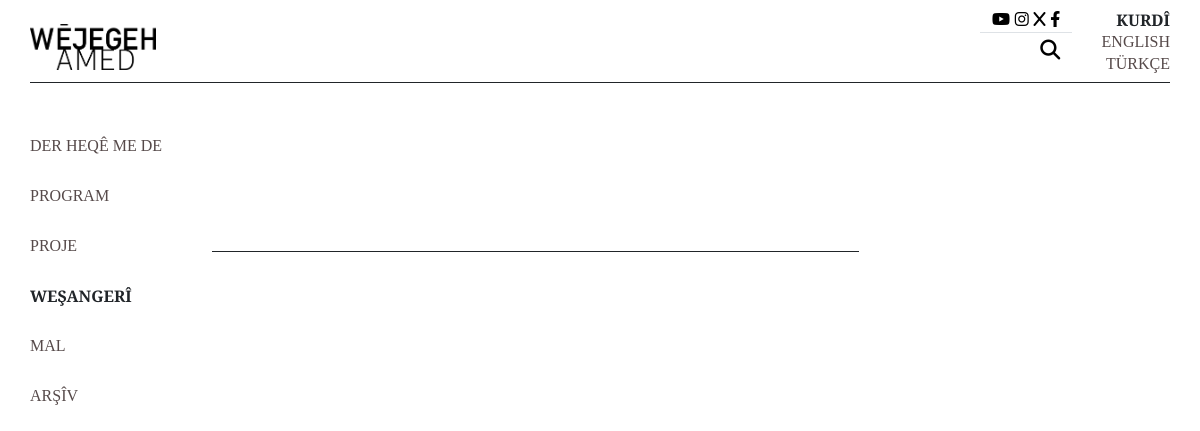
The page /kr/weşangerî on the database as committed earlier.
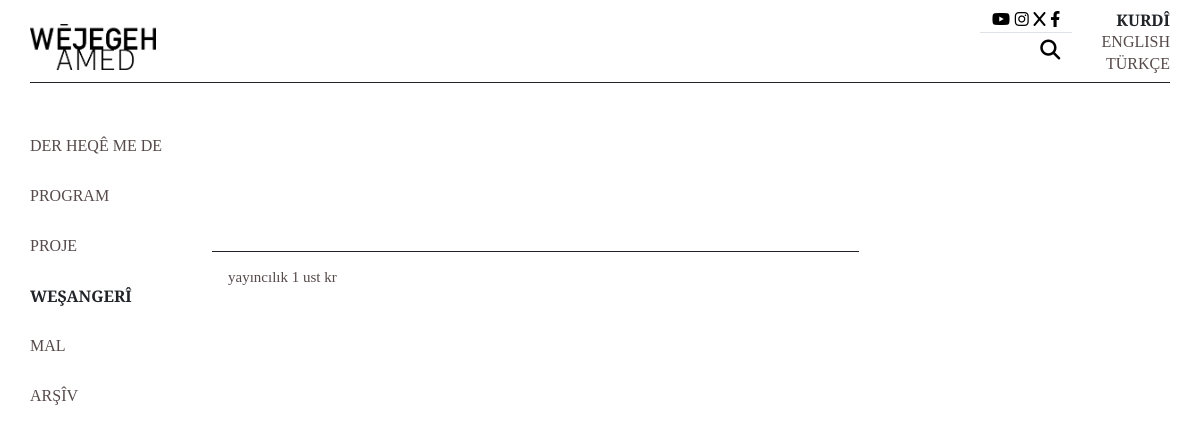
The same page on the database as committed later.
### wejegeh/models.py (models this page shows, shortened)
class Anasayfa(models.Model):
    BIRIM_CHOICES = [
        ('Ev', 'Ev'),
        ('Yayıncılık', 'Yayıncılık'),
    ]
    name = models.CharField(max_length=50, choices=BIRIM_CHOICES)
    baslik_tr = models.CharField(max_length=100,blank=True)
    baslik_ku = models.CharField(max_length=100,blank=True)
    baslik_en = models.CharField(max_length=100,blank=True)
    foto_tr = models.ImageField(upload_to='proje/fotoanasayfa',blank=True)
    foto_ku = models.ImageField(upload_to='proje/fotoanasayfa',blank=True)
    foto_en = models.ImageField(upload_to='proje/fotoanasayfa',blank=True)
    slug_tr = models.SlugField(default="", null=False, blank=True)
    slug_ku = models.SlugField(default="", null=False, blank=True)
    slug_en = models.SlugField(default="", null=False, blank=True)

### courseapp/context_processors.py (called while the page is built)
def takvim(request):
    veri =  Takvim.objects.all()
    return {
        'takvim': veri #Genel temlateye takvim ismi ile döndürdük
    }

def anasayfa(request):
    veri =  Anasayfa.objects.all()
    return {
        'anasayfa': veri #Genel temlateye anasayfa ismi ile döndürdük
    }

def photoss(request):
    veri =  Slide_index.objects.all()
    return {
        'photoss': veri #Genel temlateye photoss ismi ile döndürdük
    }

def program_anasayfa(request):
    veri = Program_Anasayfa.objects.all()
    return {
        'program_anasayfa': veri #Genel temlateye logo ismi ile döndürdük
    }

def logolar_anasayfa(request):
    veri =  Logos.objects.all()
    return {
        'logos': veri #Genel temlateye logo ismi ile döndürdük
    }

def projeanasayfa(request):
    veri =  Proje_anasayfa.objects.all()
    return {
        'projeanasayfa': veri #Genel temlateye logo ismi ile döndürdük
    }

def hakkımızda(request):
    veri =  Hakkimizda.objects.all()
    return {
        'hakkımızda': veri #Genel temlateye logo ismi ile döndürdük
    }

def ayar(request):
    veri =  Settings.objects.all()
    return {
        'ayar': veri #Genel temlateye logo ismi ile döndürdük
    }

### kr/templates/kurdî/yayıncılık_ara.html (shortened to what this page needs)
{% extends 'kurdi.html' %}
{% load static %}
{% block orta_alan %}
<div class="col-12 col-lg-10  d-lg-block">
  <div class="row">
    <div class="col-12 col-lg-8 mt-lg-5 pt-lg-4">
      <div class="row mt-lg-5 border-top border-1 border-dark">
        <div class="row row-cols-2 row-cols-lg-4 g-0">
          {% for entry in yayıncılık %}
          <div class="col">
            <div class="card h-100 border-0">
              <div class="card-body">
                <a href="{% url 'yayıncılık_sonn' slug=entry.slug_ku %}" onmouseover="changeImage('{{entry.foto_ku.url}}')">
                  <p class="pt-0  " style="line-height: 1.3;">{{entry.baslik_ku}}</p>
                </a>
              </div>
            </div>
          </div>
          {% endfor %}
        </div>
      </div>
    </div>
    <div class="d-none d-lg-block col-lg-4 pt-0">
    </div>
  </div>
</div>
</div>
</div>
{% endblock orta_alan %}
{% block yanmenü %}
  <a class="d-flex yükseklik3a  pt-0 " href="/kr/derheqêmede">DER HEQÊ ME DE</a>
  <a class="d-flex yükseklik3a " href="/kr/program">PROGRAM</a>
  <a class="d-flex yükseklik3a  "  href="/kr/proje">PROJE</a>
  <a class="d-flex yükseklik3a  fw-bold text-dark " href="/kr/weşangerî">WEŞANGERÎ</a>
  <a class="d-flex yükseklik3a " href="/kr/mal">MAL</a>
  <a class="d-flex yükseklik3a" href="/kr/arşiv">ARŞÎV</a>
{% endblock yanmenü %}

Rows that differ between the two databases and show on the page:
added Anasayfa: baslik_ku "yayıncılık 1 ust kr"
